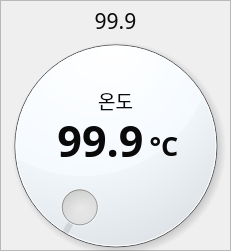
     <widget class="QFrame" name="frame">
      <property name="geometry">
       <rect>
        <x>150</x>
        <y>30</y>
        <width>231</width>
        <height>251</height>
       </rect>
      </property>
      <property name="frameShape">
       <enum>QFrame::StyledPanel</enum>
      </property>
      <property name="frameShadow">
       <enum>QFrame::Raised</enum>
      </property>
      <widget class="QLabel" name="label_20">
       <property name="geometry">
        <rect>
         <x>140</x>
         <y>120</y>
         <width>41</width>
         <height>51</height>
        </rect>
       </property>
       <property name="font">
        <font>
         <family>나눔스퀘어 Bold</family>
         <pointsize>20</pointsize>
         <weight>75</weight>
         <bold>true</bold>
        </font>
       </property>
       <property name="styleSheet">
        <string notr="true">background:transparent;
color:rgb(10,10,10);</string>
       </property>
       <property name="text">
        <string> °C</string>
       </property>
       <property name="alignment">
        <set>Qt::AlignCenter</set>
       </property>
      </widget>
      <widget class="QLabel" name="cur_temp_1">
       <property name="geometry">
        <rect>
         <x>30</x>
         <y>110</y>
         <width>141</width>
         <height>61</height>
        </rect>
       </property>
       <property name="font">
        <font>
         <family>나눔스퀘어 Bold</family>
         <pointsize>32</pointsize>
         <weight>75</weight>
         <bold>true</bold>
        </font>
       </property>
       <property name="styleSheet">
        <string notr="true">background:transparent;
color:rgb(10,10,10);</string>
       </property>
       <property name="text">
        <string>99.9</string>
       </property>
       <property name="alignment">
        <set>Qt::AlignCenter</set>
       </property>
      </widget>
      <widget class="QLabel" name="settings_temp">
       <property name="geometry">
        <rect>
         <x>80</x>
         <y>0</y>
         <width>71</width>
         <height>41</height>
        </rect>
       </property>
       <property name="font">
        <font>
         <family>맑은 고딕</family>
         <pointsize>16</pointsize>
        </font>
       </property>
       <property name="styleSheet">
        <string notr="true">background:transparent;
color:rgb(10,10,10);</string>
       </property>
       <property name="text">
        <string>99.9</string>
       </property>
       <property name="alignment">
        <set>Qt::AlignCenter</set>
       </property>
      </widget>
      <widget class="QDial" name="dial">
       <property name="geometry">
        <rect>
         <x>-10</x>
         <y>10</y>
         <width>251</width>
         <height>271</height>
        </rect>
       </property>
       <property name="palette">
        <palette>
         <active>
          <colorrole role="WindowText">
           <brush brushstyle="SolidPattern">
            <color alpha="255">
             <red>0</red>
             <green>0</green>
             <blue>0</blue>
            </color>
           </brush>
          </colorrole>
          <colorrole role="Button">
           <brush brushstyle="SolidPattern">
            <color alpha="0">
             <red>245</red>
             <green>250</green>
             <blue>255</blue>
            </color>
           </brush>
          </colorrole>
          <colorrole role="Light">
           <brush brushstyle="SolidPattern">
            <color alpha="0">
             <red>255</red>
             <green>255</green>
             <blue>255</blue>
            </color>
           </brush>
          </colorrole>
          <colorrole role="Midlight">
           <brush brushstyle="SolidPattern">
            <color alpha="0">
             <red>250</red>
             <green>252</green>
             <blue>255</blue>
            </color>
           </brush>
          </colorrole>
          <colorrole role="Dark">
           <brush brushstyle="SolidPattern">
            <color alpha="0">
             <red>122</red>
             <green>125</green>
             <blue>127</blue>
            </color>
           </brush>
          </colorrole>
          <colorrole role="Mid">
           <brush brushstyle="SolidPattern">
            <color alpha="0">
             <red>163</red>
             <green>167</green>
             <blue>170</blue>
            </color>
           </brush>
          </colorrole>
          <colorrole role="Text">
           <brush brushstyle="SolidPattern">
            <color alpha="255">
             <red>0</red>
             <green>0</green>
             <blue>0</blue>
            </color>
           </brush>
          </colorrole>
          <colorrole role="BrightText">
           <brush brushstyle="SolidPattern">
            <color alpha="255">
             <red>255</red>
             <green>255</green>
             <blue>255</blue>
            </color>
           </brush>
          </colorrole>
          <colorrole role="ButtonText">
           <brush brushstyle="SolidPattern">
            <color alpha="255">
             <red>0</red>
             <green>0</green>
             <blue>0</blue>
            </color>
           </brush>
          </colorrole>
          <colorrole role="Base">
           <brush brushstyle="SolidPattern">
            <color alpha="255">
             <red>255</red>
             <green>255</green>
             <blue>255</blue>
            </color>
           </brush>
          </colorrole>
          <colorrole role="Window">
           <brush brushstyle="SolidPattern">
            <color alpha="0">
             <red>245</red>
             <green>250</green>
             <blue>255</blue>
            </color>
           </brush>
          </colorrole>
          <colorrole role="Shadow">
           <brush brushstyle="SolidPattern">
            <color alpha="255">
             <red>0</red>
             <green>0</green>
             <blue>0</blue>
            </color>
           </brush>
          </colorrole>
          <colorrole role="AlternateBase">
           <brush brushstyle="SolidPattern">
            <color alpha="127">
             <red>250</red>
             <green>252</green>
             <blue>255</blue>
            </color>
           </brush>
          </colorrole>
          <colorrole role="ToolTipBase">
           <brush brushstyle="SolidPattern">
            <color alpha="255">
             <red>255</red>
             <green>255</green>
             <blue>220</blue>
            </color>
           </brush>
          </colorrole>
          <colorrole role="ToolTipText">
           <brush brushstyle="SolidPattern">
            <color alpha="255">
             <red>0</red>
             <green>0</green>
             <blue>0</blue>
            </color>
           </brush>
          </colorrole>
         </active>
         <inactive>
          <colorrole role="WindowText">
           <brush brushstyle="SolidPattern">
            <color alpha="255">
             <red>0</red>
             <green>0</green>
             <blue>0</blue>
            </color>
           </brush>
          </colorrole>
          <colorrole role="Button">
           <brush brushstyle="SolidPattern">
            <color alpha="0">
             <red>245</red>
             <green>250</green>
             <blue>255</blue>
            </color>
           </brush>
          </colorrole>
          <colorrole role="Light">
           <brush brushstyle="SolidPattern">
            <color alpha="0">
             <red>255</red>
             <green>255</green>
             <blue>255</blue>
            </color>
           </brush>
          </colorrole>
          <colorrole role="Midlight">
           <brush brushstyle="SolidPattern">
            <color alpha="0">
             <red>250</red>
             <green>252</green>
             <blue>255</blue>
            </color>
           </brush>
          </colorrole>
          <colorrole role="Dark">
           <brush brushstyle="SolidPattern">
            <color alpha="0">
             <red>122</red>
             <green>125</green>
             <blue>127</blue>
            </color>
           </brush>
          </colorrole>
          <colorrole role="Mid">
           <brush brushstyle="SolidPattern">
            <color alpha="0">
             <red>163</red>
             <green>167</green>
             <blue>170</blue>
            </color>
           </brush>
          </colorrole>
          <colorrole role="Text">
           <brush brushstyle="SolidPattern">
            <color alpha="255">
             <red>0</red>
             <green>0</green>
             <blue>0</blue>
            </color>
           </brush>
          </colorrole>
          <colorrole role="BrightText">
           <brush brushstyle="SolidPattern">
            <color alpha="255">
             <red>255</red>
             <green>255</green>
             <blue>255</blue>
            </color>
           </brush>
          </colorrole>
          <colorrole role="ButtonText">
           <brush brushstyle="SolidPattern">
            <color alpha="255">
             <red>0</red>
             <green>0</green>
             <blue>0</blue>
            </color>
           </brush>
          </colorrole>
          <colorrole role="Base">
           <brush brushstyle="SolidPattern">
            <color alpha="255">
             <red>255</red>
             <green>255</green>
             <blue>255</blue>
            </color>
           </brush>
          </colorrole>
          <colorrole role="Window">
           <brush brushstyle="SolidPattern">
            <color alpha="0">
             <red>245</red>
             <green>250</green>
             <blue>255</blue>
            </color>
           </brush>
          </colorrole>
          <colorrole role="Shadow">
           <brush brushstyle="SolidPattern">
            <color alpha="255">
             <red>0</red>
             <green>0</green>
             <blue>0</blue>
            </color>
           </brush>
          </colorrole>
          <colorrole role="AlternateBase">
           <brush brushstyle="SolidPattern">
            <color alpha="127">
             <red>250</red>
             <green>252</green>
             <blue>255</blue>
            </color>
           </brush>
          </colorrole>
          <colorrole role="ToolTipBase">
           <brush brushstyle="SolidPattern">
            <color alpha="255">
             <red>255</red>
             <green>255</green>
             <blue>220</blue>
            </color>
           </brush>
          </colorrole>
          <colorrole role="ToolTipText">
           <brush brushstyle="SolidPattern">
            <color alpha="255">
             <red>0</red>
             <green>0</green>
             <blue>0</blue>
            </color>
           </brush>
          </colorrole>
         </inactive>
         <disabled>
          <colorrole role="WindowText">
           <brush brushstyle="SolidPattern">
            <color alpha="0">
             <red>122</red>
             <green>125</green>
             <blue>127</blue>
            </color>
           </brush>
          </colorrole>
          <colorrole role="Button">
           <brush brushstyle="SolidPattern">
            <color alpha="0">
             <red>245</red>
             <green>250</green>
             <blue>255</blue>
            </color>
           </brush>
          </colorrole>
          <colorrole role="Light">
           <brush brushstyle="SolidPattern">
            <color alpha="0">
             <red>255</red>
             <green>255</green>
             <blue>255</blue>
            </color>
           </brush>
          </colorrole>
          <colorrole role="Midlight">
           <brush brushstyle="SolidPattern">
            <color alpha="0">
             <red>250</red>
             <green>252</green>
             <blue>255</blue>
            </color>
           </brush>
          </colorrole>
          <colorrole role="Dark">
           <brush brushstyle="SolidPattern">
            <color alpha="0">
             <red>122</red>
             <green>125</green>
             <blue>127</blue>
            </color>
           </brush>
          </colorrole>
          <colorrole role="Mid">
           <brush brushstyle="SolidPattern">
            <color alpha="0">
             <red>163</red>
             <green>167</green>
             <blue>170</blue>
            </color>
           </brush>
          </colorrole>
          <colorrole role="Text">
           <brush brushstyle="SolidPattern">
            <color alpha="0">
             <red>122</red>
             <green>125</green>
             <blue>127</blue>
            </color>
           </brush>
          </colorrole>
          <colorrole role="BrightText">
           <brush brushstyle="SolidPattern">
            <color alpha="255">
             <red>255</red>
             <green>255</green>
             <blue>255</blue>
            </color>
           </brush>
          </colorrole>
          <colorrole role="ButtonText">
           <brush brushstyle="SolidPattern">
            <color alpha="0">
             <red>122</red>
             <green>125</green>
             <blue>127</blue>
            </color>
           </brush>
          </colorrole>
          <colorrole role="Base">
           <brush brushstyle="SolidPattern">
            <color alpha="0">
             <red>245</red>
             <green>250</green>
             <blue>255</blue>
            </color>
           </brush>
          </colorrole>
          <colorrole role="Window">
           <brush brushstyle="SolidPattern">
            <color alpha="0">
             <red>245</red>
             <green>250</green>
             <blue>255</blue>
            </color>
           </brush>
          </colorrole>
          <colorrole role="Shadow">
           <brush brushstyle="SolidPattern">
            <color alpha="255">
             <red>0</red>
             <green>0</green>
             <blue>0</blue>
            </color>
           </brush>
          </colorrole>
          <colorrole role="AlternateBase">
           <brush brushstyle="SolidPattern">
            <color alpha="0">
             <red>245</red>
             <green>250</green>
             <blue>255</blue>
            </color>
           </brush>
          </colorrole>
          <colorrole role="ToolTipBase">
           <brush brushstyle="SolidPattern">
            <color alpha="255">
             <red>255</red>
             <green>255</green>
             <blue>220</blue>
            </color>
           </brush>
          </colorrole>
          <colorrole role="ToolTipText">
           <brush brushstyle="SolidPattern">
            <color alpha="255">
             <red>0</red>
             <green>0</green>
             <blue>0</blue>
            </color>
           </brush>
          </colorrole>
         </disabled>
        </palette>
       </property>
      </widget>
      <widget class="QLabel" name="label">
       <property name="geometry">
        <rect>
         <x>80</x>
         <y>90</y>
         <width>71</width>
         <height>21</height>
        </rect>
       </property>
       <property name="font">
        <font>
         <family>나눔스퀘어</family>
         <pointsize>14</pointsize>
        </font>
       </property>
       <property name="styleSheet">
        <string notr="true">background:transparent;
color:rgb(10,10,10);</string>
       </property>
       <property name="text">
        <string>온도</string>
       </property>
       <property name="alignment">
        <set>Qt::AlignCenter</set>
       </property>
      </widget>
      <zorder>dial</zorder>
      <zorder>cur_temp_1</zorder>
      <zorder>settings_temp</zorder>
      <zorder>label_20</zorder>
      <zorder>label</zorder>
     </widget>
